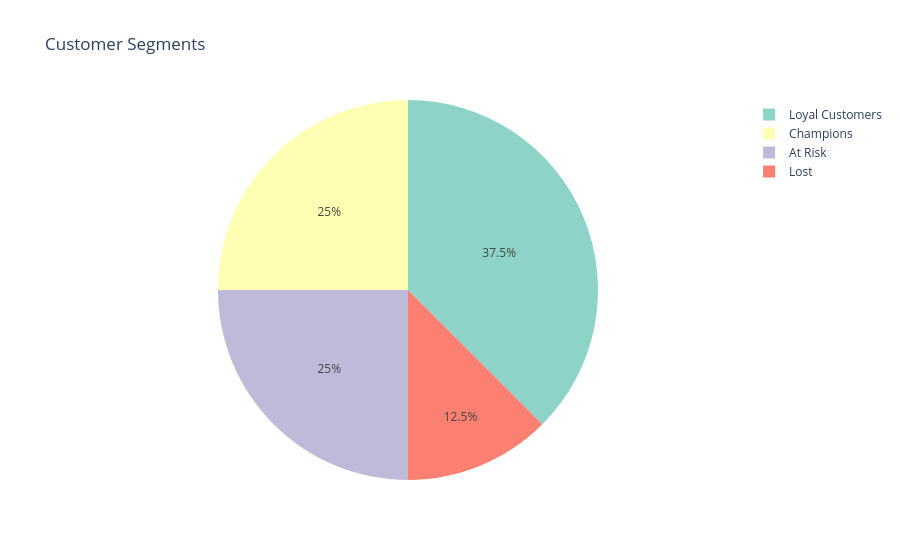

Here is the notebook cell this chart was saved with:
### Code cell
fig = px.pie(rfm, 
             names='Segment', 
             title='Customer Segments',
             color_discrete_sequence=px.colors.qualitative.Set3)
fig.show()
print("RFM Chart done!")

### Figure 1 — Plotly figure (JSON) as saved in the notebook; plotly's stock layout.template omitted (floating-point values rounded to 4 significant figures)
{"data": [{"domain": {"x": [0, 1], "y": [0, 1]}, "hovertemplate": "Segment=%{label}<extra></extra>", "labels": ["Loyal Customers", "Lost", "Champions", "At Risk", "Champions", "Loyal Customers", "At Risk", "Loyal Customers"], "legendgroup": "", "name": "", "showlegend": true, "type": "pie"}], "layout": {"legend": {"tracegroupgap": 0}, "piecolorway": ["rgb(141,211,199)", "rgb(255,255,179)", "rgb(190,186,218)", "rgb(251,128,114)", "rgb(128,177,211)", "rgb(253,180,98)", "rgb(179,222,105)", "rgb(252,205,229)", "rgb(217,217,217)", "rgb(188,128,189)", "rgb(204,235,197)", "rgb(255,237,111)"], "title": {"text": "Customer Segments"}}}
